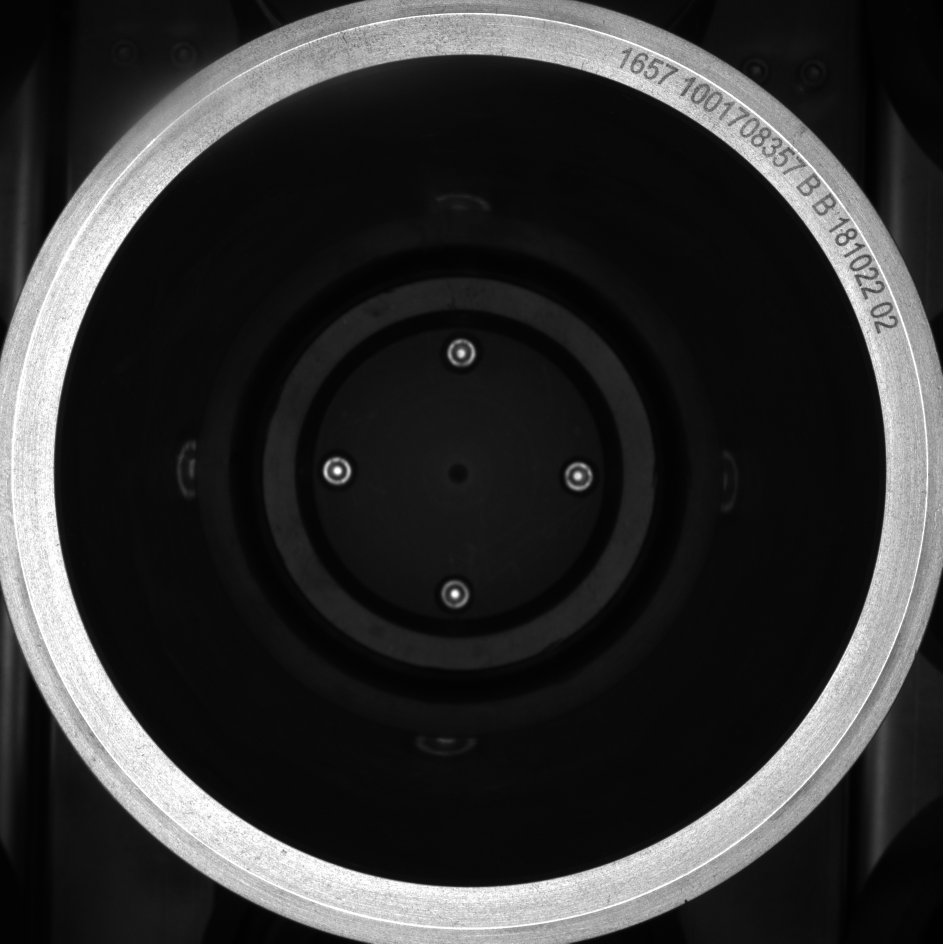
#> input picture 大论文代码/第三章/imgSave.jpg, 1885 x 1887 px (shown at 1/2 size)
$ python '图像展开.py'
#> lines starting #> are read from the running program, lines starting #| are printed output that depends on the picture
#> further down, src is the input picture: shape (1887, 1885, 3); min 0, max 255, mean 49.6
import numpy as np
import math
import cv2

import datetime
#添加处理时间信息
def dealTime(fun,**kwargs):
    start=datetime.datetime.now()
    imgData=fun(**kwargs)
    end=datetime.datetime.now()
    totalMs=(end-start).total_seconds()
    ret=[imgData,totalMs*1000]
    return ret

def unFoldImg(img):
    # 得到圆形区域的中心坐标
    x0 = img.shape[0] // 2
    y0 = img.shape[1] // 2
    unwrapped_height = radius = img.shape[0] // 2  # 展开后的高
    unwrapped_width = int(2 * math.pi * radius)  # 展开后的宽
    unwrapped_img = np.zeros((unwrapped_height, unwrapped_width, 3), dtype="u1")
    except_count = 0
    for j in range(unwrapped_width):
        theta = -2 * math.pi * (j / unwrapped_width)  # 1. 开始位置
        # theta=theta+0.75*math.pi
        for i in range(unwrapped_height):
            unwrapped_radius = radius - i  # 2. don't forget
            x = unwrapped_radius * math.cos(theta) + x0  # 3. "sin" is clockwise but "cos" is anticlockwise
            y = unwrapped_radius * math.sin(theta) + y0
            x, y = int(x), int(y)
            try:
                unwrapped_img[i, j, :] = img[x-1, y-1, :]
            except Exception as e:
                except_count = except_count + 1
    print(except_count)
    return unwrapped_img

def unFlodImgPro(img,startTheta,endTheta):# 得到圆形区域的中心坐标
#> called with startTheta = 0, endTheta = 6.28
    x0 = img.shape[0] // 2
#> x0 = 943
    y0 = img.shape[1] // 2
#> y0 = 942
    unwrapped_height = radius = img.shape[0] // 2  # 展开后的高
#> unwrapped_height = 943; radius = 943
    full_width= int(2 * math.pi * radius)   #总长
#> full_width = 5925
    unwrapped_width = int(2 * math.pi * radius*(endTheta-startTheta)/(2*math.pi))  # 展开后的宽
#> unwrapped_width = 5925
    unwrapped_img = np.zeros((unwrapped_height, unwrapped_width, 3), dtype="u1")
    except_count = 0
    for j in range(unwrapped_width):
        theta = -2 * math.pi * (j / full_width)+startTheta  # 1. 开始位置
        # theta=theta+0.75*math.pi
        for i in range(unwrapped_height-850):
            unwrapped_radius = radius - i  # 2. don't forget
            x = unwrapped_radius * math.cos(theta) + x0  # 3. "sin" is clockwise but "cos" is anticlockwise
            y = unwrapped_radius * math.sin(theta) + y0
            x, y = int(x), int(y)
            try:
                unwrapped_img[i, j, :] = img[x, y, :]
            except Exception as e:
                except_count = except_count + 1
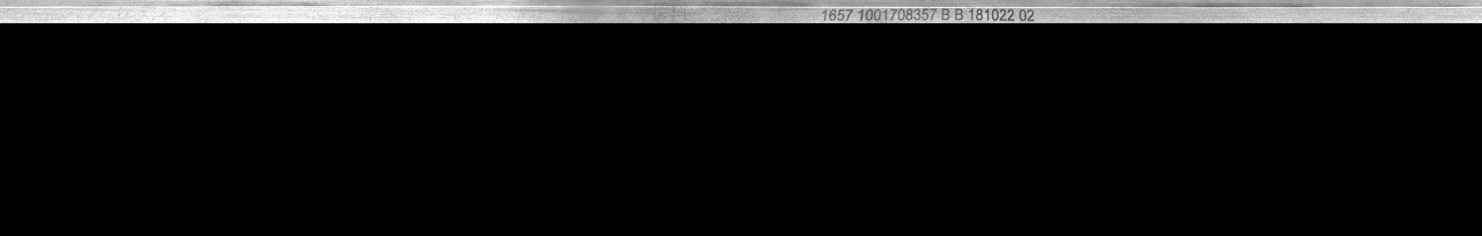
#> unwrapped_img: shape (943, 5925, 3) (shown at 1/4 size); min 0, max 255, mean 18.9
#> after the loop, except_count = 0
    print(except_count)
#| 0
    return unwrapped_img

src=cv2.imread('imgSave.jpg')
retimg=dealTime(unFlodImgPro,img=src,startTheta=0,endTheta=2*math.pi)
#> retimg = 2 items
cv2.namedWindow('unFloadImgPro',cv2.WINDOW_NORMAL)
cv2.imshow('unFloadImgPro',retimg[0])
print('时间{0}ms'.format(str(retimg[1])))
#| 时间723.407ms

# [6 lines of commented-out code are left out]
cv2.waitKey()
cv2.destroyAllWindows()

$ run again, with 大论文代码/第三章/09_27_02.jpg copied over 大论文代码/第三章/imgSave.jpg
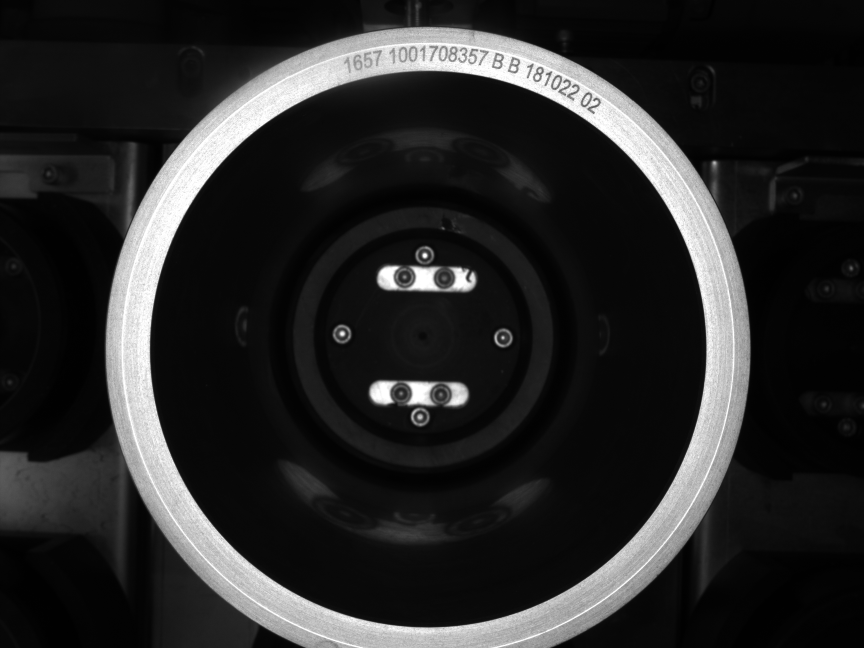
#> input picture 大论文代码/第三章/09_27_02.jpg, 2592 x 1944 px (shown at 1/3 size)
#> src is the input picture: shape (1944, 2592, 3); min 0, max 255, mean 40.4
#> after the loop in unFlodImgPro, `for j in range(unwrapped_width):`:
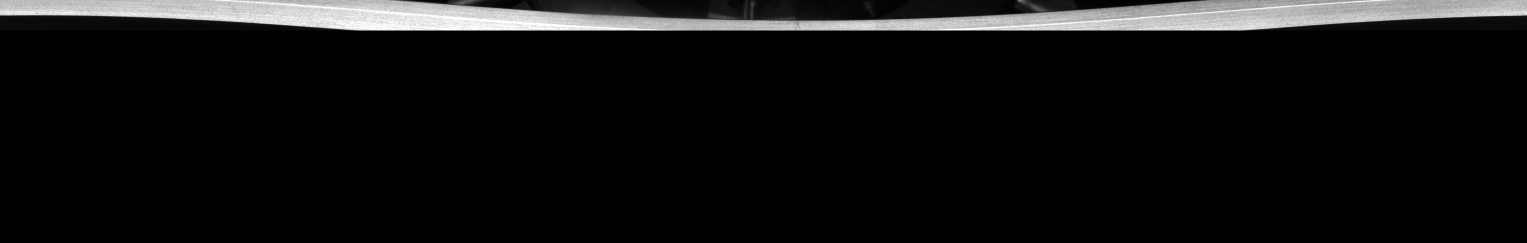
#> unwrapped_img: shape (972, 6107, 3) (shown at 1/4 size); min 0, max 255, mean 16.7
#> after the loop in unFlodImgPro, `for j in range(unwrapped_width):`: except_count = 1
#| 1
#> retimg = 2 items
#| 时间956.117ms

$ run again, with 大论文代码/第三章/09_30_13.jpg copied over 大论文代码/第三章/imgSave.jpg
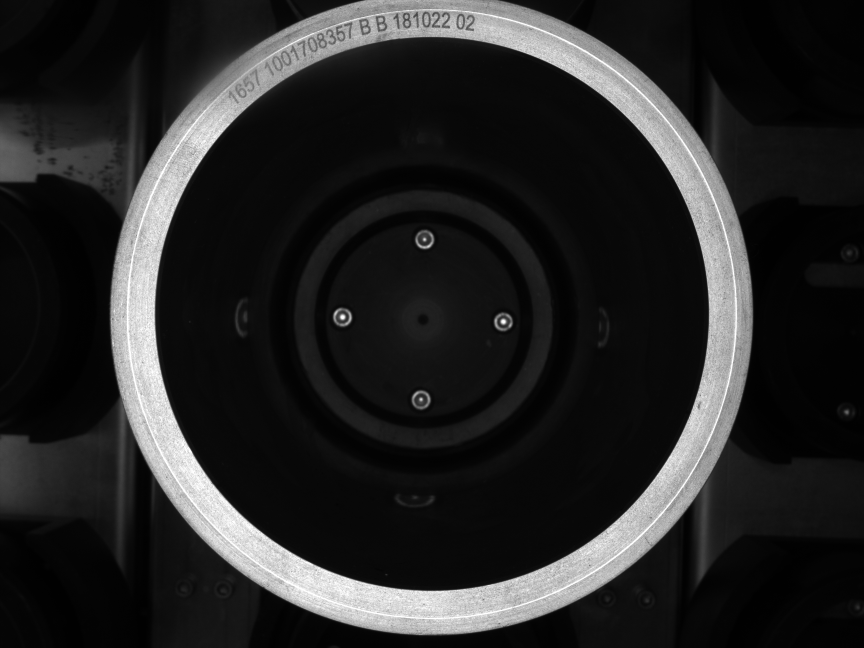
#> input picture 大论文代码/第三章/09_30_13.jpg, 2592 x 1944 px (shown at 1/3 size)
#> src is the input picture: shape (1944, 2592, 3); min 0, max 255, mean 38.1
#> after the loop in unFlodImgPro, `for j in range(unwrapped_width):`:
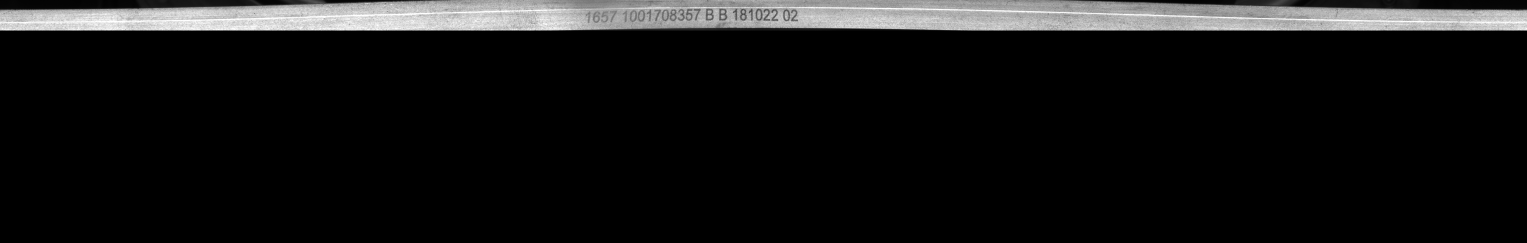
#> unwrapped_img: shape (972, 6107, 3) (shown at 1/4 size); min 0, max 255, mean 20.5
#> after the loop in unFlodImgPro, `for j in range(unwrapped_width):`: except_count = 1
#| 1
#> retimg = 2 items
#| 时间951.141ms
